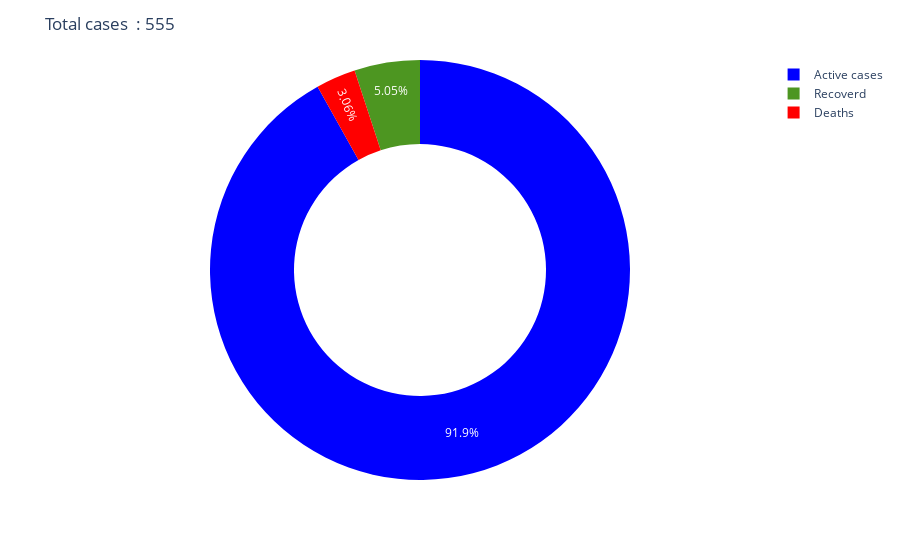

The code cell stored with this chart in its notebook:
### Code cell
labels = ["Active cases", "Recoverd","Deaths"]
values = Data_World.loc[0,["Active_case","Recovered","Deaths"]]

fig = xp.pie(Data_World, values=values, names=labels, color_discrete_sequence=['rgb(0,0,255)','rgb(77,150,33)','rgb(255,0,0)'],hole=.6)
fig.update_layout(title = "Total cases  : " + str(Data_World["Confirmed"][0]),)



fig.show()

### Figure 1 — Plotly figure (JSON) as saved in the notebook; plotly's stock layout.template omitted (floating-point values rounded to 4 significant figures)
{"data": [{"domain": {"x": [0, 1], "y": [0, 1]}, "hole": 0.6, "hovertemplate": "label=%{label}<br>value=%{value}<extra></extra>", "labels": ["Active cases", "Recoverd", "Deaths"], "legendgroup": "", "name": "", "showlegend": true, "type": "pie", "values": [510, 28, 17]}], "layout": {"legend": {"tracegroupgap": 0}, "margin": {"t": 60}, "piecolorway": ["rgb(0,0,255)", "rgb(77,150,33)", "rgb(255,0,0)"], "title": {"text": "Total cases  : 555"}}}
